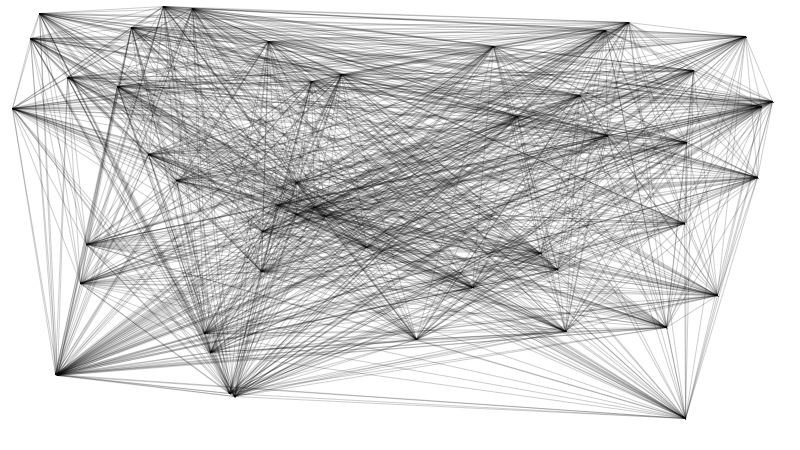
Frame 1 (no input)
Frame 2 (the mouse pressed at the canvas centre, redrawn once): identical to frame 1, image omitted

The Processing sketch that drew this single still picture (run headless with seeded random() and noise(); the mouse was pressed at the canvas centre and the sketch redrawn once):

// Processing sketch: lewitt_boston
// ── lewitt_boston.pde
// http://nyogalleristny.files.wordpress.com/2012/10/lewitt.jpg

float[] x = new float[50];
float[] y = new float[50];

void setup() {
  size(800, 450);
  
  for (int i = 0; i < 50; i++) {
    x[i] = random(width);
    y[i] = random(height);
  }
  
  noLoop();
}

void draw() {
  background(255);
  for (int i = 0; i < 50; i++) {
    noStroke();
    fill(0);
    rect(x[i], y[i], 1, 1);
    stroke(0, 50);
    for (int j = i; j < 50; j++) {
      line(x[i], y[i], x[j], y[j]);
    }
  }
}
